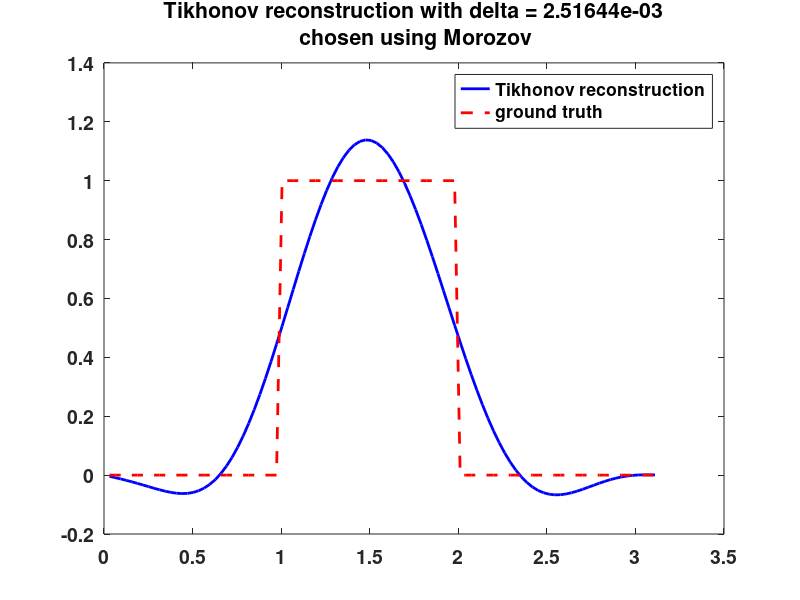
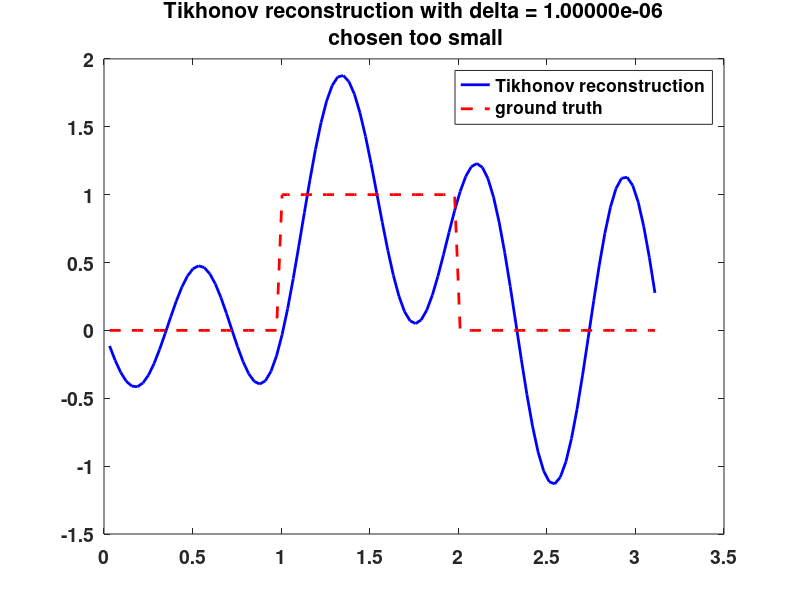
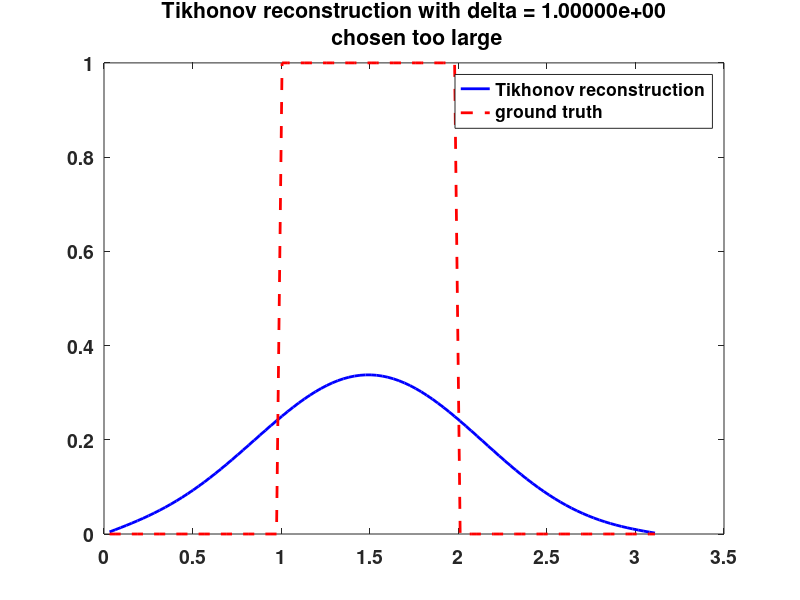

MATLAB code to generate these figures, in order:
%% Backward heat equation example from the fifth lecture.
close all
set(0,'DefaultLineLineWidth',2,'DefaultAxesFontSize',14,...
    'DefaultAxesFontWeight','bold');

% Initialize the parameters.
T = 0.1;  % Time parameter.
n = 100;  % Number of discretization points.
h = pi/n; % Step size.
x = linspace(h,pi-h,n-1); % Discretization grid.
F_true = double((x >= 1) .* (x <= 2))'; % Ground truth.
Nvec = 1:30; % Use 30 Fourier terms to compute the measurements at time t=T
[X,N] = meshgrid(x,Nvec);
Fcoefs = 2*(cos(N)-cos(2*N))./N/pi; % Fourier sine coefficients
U_true = dot(Fcoefs,exp(-N.^2*T).*sin(N.*X))'; % Analytic solution of the PDE at time t=T

% Construct the system matrix.
% First, use the stencil for the second order spatial derivative.
B = diag(ones(n-2,1),-1) - 2*eye(n-1) + diag(ones(n-2,1),1);
B = 1/h^2 * B;

% Create the forward operator for the temperature distribution at time T.
A = expm(T*B);

sigma = .01; % Standard deviation of normally distributed noise.
moro2 = (n-1)*sigma^2; % Noise level squared / Morozov discrepancy goal squared.

rng(123); % Reproducible experiments
% Simulate noisy measurements by adding normally distributed random noise
% with std sigma into the _analytic solution_ to avoid the inverse crime.
U = A*F_true + sigma*randn(size(U_true));

%% Tikhonov regularization
% Find regularization parameter satisfying the Morozov principle.
tikhonov_solution = @(delta) [A;sqrt(delta)*eye(n-1)]\[U;zeros(n-1,1)];
delta = fminsearch(@(delta) abs(norm(A*tikhonov_solution(delta^2)-U)^2-moro2),.01,optimset('TolX',1e-12));
delta = delta^2; % A lazy method to enforce a positivity constraint for the optimization problem...
    
% Solution with Morozov regularization parameter.
w = tikhonov_solution(delta);

% Check that the Morozov discrepancy goal was achieved.
fprintf('\nTikhonov regularization\n');
disp(['Morozov discrepancy goal: ',num2str(sqrt(moro2))]);
disp(['Obtained discrepancy: ',num2str(norm(U-A*w))]);
disp(['Regularization parameter: ',num2str(delta)]);

% Plot the results
figure;
plot(x,w,'b',x,F_true,'r--');
title(sprintf('Tikhonov reconstruction with delta = %.5e\n chosen using Morozov',delta));
legend('Tikhonov reconstruction','ground truth')

% Investigate what happens when the regularization parameter is too small.
delta = .000001;
w = tikhonov_solution(delta);
figure;
plot(x,w,'b',x,F_true,'r--');
title(sprintf('Tikhonov reconstruction with delta = %.5e\n chosen too small',delta));
    legend('Tikhonov reconstruction','ground truth');
fprintf('\nTikhonov regularization\n');
disp(['Morozov discrepancy goal: ',num2str(sqrt(moro2))]);
disp(['Obtained discrepancy: ',num2str(norm(U-A*w))]);
disp(['Regularization parameter: ',num2str(delta)]);

% Investigate what happens when the regularization parameter is too large.
delta = 1;
w = tikhonov_solution(delta);
figure;
plot(x,w,'b',x,F_true,'r--');
title(sprintf('Tikhonov reconstruction with delta = %.5e\n chosen too large',delta));
    legend('Tikhonov reconstruction','ground truth');
fprintf('\nTikhonov regularization\n');
disp(['Morozov discrepancy goal: ',num2str(sqrt(moro2))]);
disp(['Obtained discrepancy: ',num2str(norm(U-A*w))]);
disp(['Regularization parameter: ',num2str(delta)]);

